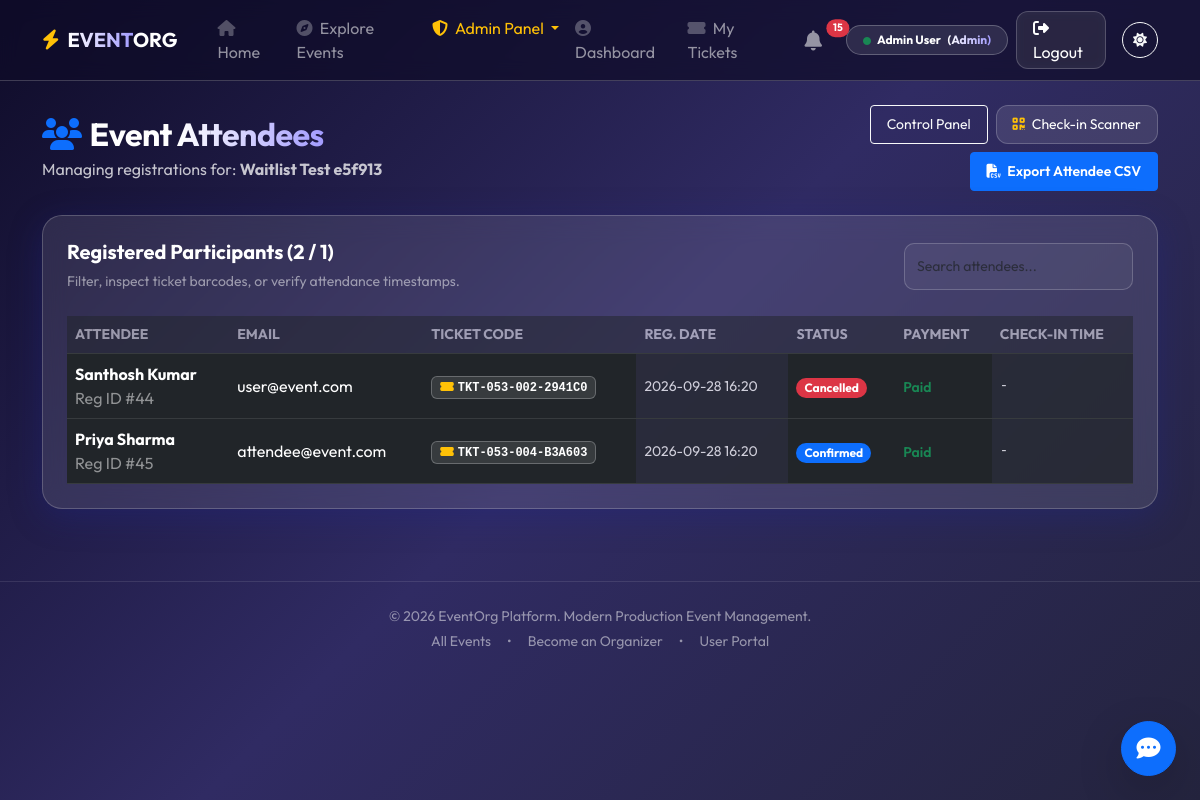
Page /organizer/view_participants/53 (signed in) on the committed database.
### tables this page shows
CREATE TABLE events (
    event_id INTEGER PRIMARY KEY AUTOINCREMENT,
    title VARCHAR(200) NOT NULL,
    description TEXT,
    date DATE NOT NULL,
    time TIME NOT NULL,
    venue VARCHAR(200) NOT NULL,
    category VARCHAR(50),
    price DECIMAL(10, 2) DEFAULT 0.00,
    is_paid INTEGER DEFAULT 0,
    max_participants INT NOT NULL,
    current_participants INT DEFAULT 0,
    deadline DATETIME NOT NULL,
    image_url VARCHAR(255),
    created_at DATETIME DEFAULT CURRENT_TIMESTAMP
, organizer_id INTEGER DEFAULT 1, end_time TIME, address VARCHAR(255), city VARCHAR(100), contact_email VARCHAR(100), contact_phone VARCHAR(20), requirements TEXT, tags VARCHAR(255), status VARCHAR(30) DEFAULT 'PUBLISHED', rejection_reason TEXT);

CREATE TABLE registrations (
    registration_id INTEGER PRIMARY KEY AUTOINCREMENT,
    user_id INT NOT NULL,
    event_id INT NOT NULL,
    registration_date DATETIME DEFAULT CURRENT_TIMESTAMP,
    status TEXT DEFAULT 'pending',
    payment_status TEXT DEFAULT 'unpaid', ticket_code VARCHAR(50), checked_in_at DATETIME,
    FOREIGN KEY (user_id) REFERENCES users(user_id) ON DELETE CASCADE,
    FOREIGN KEY (event_id) REFERENCES events(event_id) ON DELETE CASCADE
);

CREATE TABLE users (
    user_id INTEGER PRIMARY KEY AUTOINCREMENT,
    name VARCHAR(100) NOT NULL,
    email VARCHAR(100) NOT NULL UNIQUE,
    password VARCHAR(255) NOT NULL,
    role TEXT DEFAULT 'user',
    created_at DATETIME DEFAULT CURRENT_TIMESTAMP
, is_active INTEGER DEFAULT 1);

### app.py (the view)
@app.route('/organizer/view_participants/<int:id>')
@app.route('/admin/view_participants/<int:id>')
@role_required('organizer', 'admin')
def view_participants(id):
    user_id = session['user_id']
    is_admin = session.get('role') == 'admin'
    db = get_db()
    event = db.execute('SELECT * FROM events WHERE event_id = ?', (id,)).fetchone()
    if not event:
        db.close()
        flash('Event not found.', 'error')
        return redirect(url_for('organizer_dashboard'))
    if not is_admin and event['organizer_id'] != user_id:
        db.close()
        flash('Unauthorized to view participants for this event.', 'error')
        return redirect(url_for('organizer_dashboard'))
    participants = db.execute('''
        SELECT r.registration_id, r.registration_date, r.status, r.payment_status,
               r.ticket_code, r.checked_in_at, u.name, u.email
        FROM registrations r
        JOIN users u ON r.user_id = u.user_id
        WHERE r.event_id = ?
        ORDER BY r.registration_date DESC
    ''', (id,)).fetchall()
    db.close()
    return render_template(
        'organizer/participants.html',
        participants=participants,
        event=event,
        is_admin=is_admin
    )

### app.py (called while the page is built)
def get_db():
    db = sqlite3.connect(DATABASE)
    db.row_factory = sqlite3.Row
    db.execute("PRAGMA foreign_keys = ON;")
    return db

@app.context_processor
def inject_global_data():
    unread_count = 0
    if 'user_id' in session:
        try:
            db = get_db()
            row = db.execute(
                'SELECT COUNT(*) as cnt FROM notifications WHERE user_id = ? AND is_read = 0',
                (session['user_id'],)
            ).fetchone()
            if row:
                unread_count = row['cnt']
            db.close()
        except Exception:
            unread_count = 0
    return {
        'unread_notifications_count': unread_count,
        'current_year': datetime.now().year,
        'now_date': datetime.now().strftime('%Y-%m-%d')
    }

### templates/organizer/participants.html (shortened to what this page needs)
{% extends "base.html" %}
{% block content %}
<div class="row mb-4 align-items-center animate-fade">
    <div class="col-md-7">
        <h2 class="fw-bold mb-1">
            <i class="fas fa-users text-primary me-2"></i>Event <span class="text-gradient">Attendees</span>
        </h2>
        <p class="opacity-75 mb-0">Managing registrations for: <strong>{{ event.title }}</strong></p>
    </div>
    <div class="col-md-5 text-md-end mt-3 mt-md-0 d-flex flex-wrap justify-content-md-end gap-2">
        {% if is_admin %}
        <a href="/admin/dashboard" class="btn btn-outline-light btn-sm px-3 py-2">Control Panel</a>
        {% else %}
        <a href="/organizer/dashboard" class="btn btn-outline-light btn-sm px-3 py-2">Organizer Dashboard</a>
        {% endif %}
        <a href="/organizer/checkin/{{ event.event_id }}" class="btn btn-glass btn-sm px-3 py-2">
            <i class="fas fa-qrcode me-1 text-warning"></i> Check-in Scanner
        </a>
        <a href="/organizer/event/{{ event.event_id }}/export-attendees.csv" class="btn btn-primary btn-sm px-3 py-2 fw-semibold">
            <i class="fas fa-file-csv me-1"></i> Export Attendee CSV
        </a>
    </div>
</div>
<div class="glass-card p-4 animate-fade">
    <div class="d-flex flex-column flex-md-row justify-content-between align-items-md-center gap-3 mb-4">
        <div>
            <h5 class="fw-bold mb-1">Registered Participants ({{ participants|length }} / {{ event.max_participants }})</h5>
            <span class="small opacity-50">Filter, inspect ticket barcodes, or verify attendance timestamps.</span>
        </div>
        <div style="max-width: 250px;">
            <input type="text" id="participantSearch" class="form-control glass-input form-control-sm" placeholder="Search attendees...">
        </div>
    </div>
    <div class="table-responsive">
        <table class="table table-dark table-hover align-middle mb-0" id="participantsTable">
            <thead>
                <tr class="opacity-50 small text-uppercase">
                    <th>Attendee</th>
                    <th>Email</th>
                    <th>Ticket Code</th>
                    <th>Reg. Date</th>
                    <th>Status</th>
                    <th>Payment</th>
                    <th>Check-in Time</th>
                </tr>
            </thead>
            <tbody>
                {% for p in participants %}
                <tr>
                    <td>
                        <strong class="text-white d-block">{{ p.name }}</strong>
                        <span class="x-small opacity-50">Reg ID #{{ p.registration_id }}</span>
                    </td>
                    <td>{{ p.email }}</td>
                    <td>
                        {% if p.ticket_code %}
                        <a href="/ticket/{{ p.ticket_code }}" target="_blank" class="badge bg-white bg-opacity-10 border border-light border-opacity-25 text-white text-decoration-none px-2 py-1 font-monospace">
                            <i class="fas fa-ticket-alt me-1 text-warning"></i>{{ p.ticket_code }}
                        </a>
                        {% else %}
                        <span class="small opacity-50">N/A</span>
                        {% endif %}
                    </td>
                    <td class="small opacity-75">{{ p.registration_date[:16] if p.registration_date else 'N/A' }}</td>
                    <td>
                        {% if p.status == 'ATTENDED' %}
                            <span class="badge bg-success rounded-pill px-2 py-1"><i class="fas fa-check-double me-1"></i>Attended</span>
                        {% elif p.status == 'CONFIRMED' %}
                            <span class="badge bg-primary rounded-pill px-2 py-1">Confirmed</span>
                        {% elif p.status == 'WAITLISTED' %}
                            <span class="badge bg-warning text-dark rounded-pill px-2 py-1">Waitlisted</span>
                        {% elif p.status == 'CANCELLED' %}
                            <span class="badge bg-danger rounded-pill px-2 py-1">Cancelled</span>
                        {% else %}
                            <span class="badge bg-secondary rounded-pill px-2 py-1">{{ p.status }}</span>
                        {% endif %}
                    </td>
                    <td>
                        <span class="small fw-semibold text-{{ 'success' if p.payment_status == 'paid' else 'warning' }}">
                            {{ p.payment_status|capitalize }}
                        </span>
                    </td>
                    <td class="small opacity-75 font-monospace">
                        {{ p.checked_in_at or '-' }}
                    </td>
                </tr>
                {% endfor %}
            </tbody>
        </table>
    </div>
</div>
{% endblock %}

### static/css/style.css (style rules this page uses)
:root { --glass-bg: rgba(255, 255, 255, 0.1); --glass-border: rgba(255, 255, 255, 0.2); --glass-shadow: 0 8px 32px 0 rgba(31, 38, 135, 0.37); --primary-color: #6c5ce7; --secondary-color: #a29bfe; --text-color: #ffffff; --bg-gradient: linear-gradient(135deg, #0f0c29, #302b63, #24243e); }
body { background: var(--bg-gradient); background-attachment: fixed; color: var(--text-color); font-family: 'Outfit', sans-serif; min-height: 100vh; margin: 0; overflow-x: hidden; }
.glass-card { background: var(--glass-bg); backdrop-filter: blur(12px); -webkit-backdrop-filter: blur(12px); border-radius: 20px; border: 1px solid var(--glass-border); box-shadow: var(--glass-shadow); transition: transform 0.3s ease, box-shadow 0.3s ease; }
.btn-glass { background: var(--glass-bg); border: 1px solid var(--glass-border); color: white; backdrop-filter: blur(5px); border-radius: 12px; padding: 10px 25px; transition: all 0.3s ease; }
.glass-input { background: rgba(255, 255, 255, 0.05); border: 1px solid var(--glass-border); border-radius: 10px; color: white; padding: 12px; }
h1, h2, h3 { font-weight: 700; letter-spacing: -0.5px; }
.text-gradient { background: linear-gradient(to right, #ffffff, #a29bfe); -webkit-background-clip: text; background-clip: text; -webkit-text-fill-color: transparent; }
.animate-fade { animation: fadeIn 0.8s ease forwards; }

### rows in the picture
events: title "Waitlist Test e5f913", max_participants "1"
registrations: name "Santhosh Kumar", registration_id "44", email "user@event.com", ticket_code "TKT-053-002-2941C0", registration_date "2026-09-28 16:20", status "Cancelled", payment_status "Paid", checked_in_at "-"
registrations: name "Priya Sharma", registration_id "45", email "attendee@event.com", ticket_code "TKT-053-004-B3A603", registration_date "2026-09-28 16:20", status "Confirmed", payment_status "Paid", checked_in_at "-"

### other values in the picture
{{ unread_notifications_count }} "15"
{{ session.get('name', 'User') }} "Admin User"
{{ session.get('role', 'attendee')|capitalize }} "Admin"
{{ participants|length }} "2"
